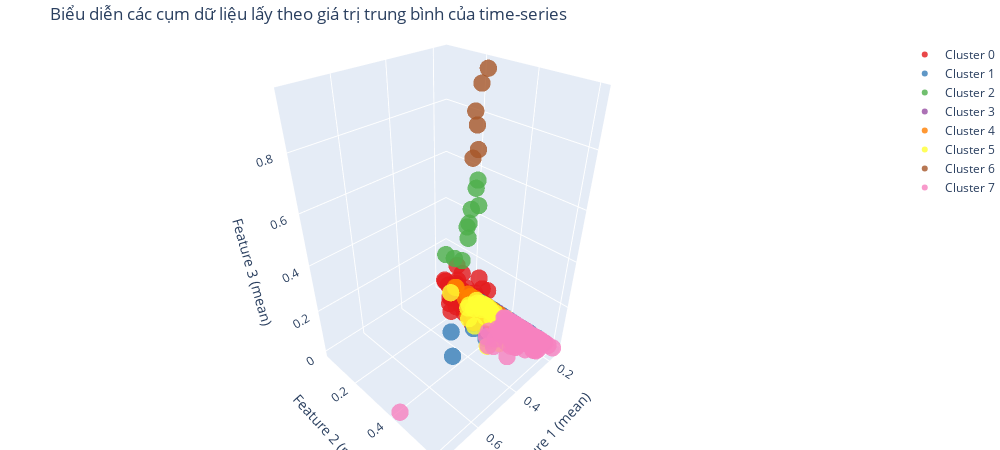

The cell this chart's notebook holds for it:
### Code cell
colors = px.colors.qualitative.Set1
fig = go.Figure()

for i in range(k):
    cluster_points = x_mean[labels == i]
    
    fig.add_trace(go.Scatter3d(
        x=cluster_points[:, 0],
        y=cluster_points[:, 1],
        z=cluster_points[:, 2],
        mode='markers',
        marker=dict(size=6, color=colors[i % len(colors)], opacity=0.8),
        name=f'Cluster {i}'
    ))

fig.update_layout(
    title=f'Biểu diễn các cụm dữ liệu lấy theo giá trị trung bình của time-series',
    scene=dict(
        xaxis_title='Feature 1 (mean)',
        yaxis_title='Feature 2 (mean)',
        zaxis_title='Feature 3 (mean)',
    ),
    margin=dict(l=0, r=0, b=0, t=40),
    width=1000,  # Tăng chiều rộng
    height=450   # Tăng chiều cao
)
fig.show()

### Figure 1 — Plotly figure (JSON) as saved in the notebook; plotly's stock layout.template omitted (floating-point values rounded to 4 significant figures; data arrays with more than 128 entries replaced by an {"elided": "..."} marker saying what was removed)
{"data": [{"marker": {"color": "rgb(228,26,28)", "opacity": 0.8, "size": 6}, "mode": "markers", "name": "Cluster 0", "type": "scatter3d", "x": {"elided": "269 float values"}, "y": {"elided": "269 float values"}, "z": {"elided": "269 float values"}}, {"marker": {"color": "rgb(55,126,184)", "opacity": 0.8, "size": 6}, "mode": "markers", "name": "Cluster 1", "type": "scatter3d", "x": {"elided": "186 float values"}, "y": {"elided": "186 float values"}, "z": {"elided": "186 float values"}}, {"marker": {"color": "rgb(77,175,74)", "opacity": 0.8, "size": 6}, "mode": "markers", "name": "Cluster 2", "type": "scatter3d", "x": [0.2084, 0.2382, 0.2849, 0.1682, 0.168, 0.1744, 0.1651, 0.1651, 0.1651, 0.165], "y": [0.1821, 0.1674, 0.1667, 0.1742, 0.167, 0.1818, 0.1824, 0.2179, 0.2022, 0.2089], "z": [0.2061, 0.2254, 0.2675, 0.2904, 0.3401, 0.367, 0.4248, 0.4558, 0.5224, 0.5581]}, {"marker": {"color": "rgb(152,78,163)", "opacity": 0.8, "size": 6}, "mode": "markers", "name": "Cluster 3", "type": "scatter3d", "x": [0.2746, 0.2081, 0.1628, 0.1628, 0.1665, 0.1657, 0.2433, 0.1755, 0.1654, 0.1631, 0.1768, 0.1871, 0.2039, 0.1668, 0.1639, 0.1619, 0.1921, 0.1628, 0.1629, 0.1943, 0.1632, 0.163, 0.1626, 0.1629, 0.1668, 0.163, 0.1628, 0.1918, 0.1629, 0.1626, 0.1646, 0.2111, 0.1641, 0.237], "y": [0.3773, 0.3542, 0.3811, 0.3458, 0.3527, 0.3639, 0.4251, 0.4317, 0.4431, 0.4089, 0.3661, 0.3786, 0.4819, 0.4823, 0.4014, 0.4877, 0.4178, 0.44, 0.4948, 0.5145, 0.4034, 0.4, 0.4678, 0.5517, 0.5068, 0.5721, 0.464, 0.4763, 0.4837, 0.5325, 0.478, 0.434, 0.5567, 0.5025], "z": [1.043e-07, 1.309e-07, 6.079e-08, 1.514e-07, 7.886e-08, 1.253e-07, 1.036e-07, 9.778e-08, 1.145e-07, 1.05e-07, 1.059e-07, 1.199e-07, 1.325e-07, 7.584e-08, 6.102e-08, 1.126e-07, 1.414e-07, 1.889e-07, 8.86e-08, 1.141e-07, 1.256e-07, 1.055e-07, 1.192e-07, 1.186e-07, 1.095e-07, 8.345e-08, 5.257e-08, 7.52e-08, 6.682e-08, 5.421e-08, 9.037e-08, 5.943e-08, 6.215e-08, 1.386e-07]}, {"marker": {"color": "rgb(255,127,0)", "opacity": 0.8, "size": 6}, "mode": "markers", "name": "Cluster 4", "type": "scatter3d", "x": [0.1923, 0.1645, 0.1622, 0.2701, 0.1768, 0.1975, 0.2316, 0.175, 0.1678, 0.1753, 0.2563, 0.1875, 0.1821, 0.2166, 0.1984, 0.1646, 0.162, 0.19, 0.1623, 0.2198, 0.1631, 0.1708, 0.2319, 0.2265, 0.1724, 0.1651, 0.1676, 0.1651], "y": [0.381, 0.3545, 0.2932, 0.3127, 0.3225, 0.2969, 0.2874, 0.3031, 0.2544, 0.2624, 0.2655, 0.2507, 0.325, 0.3086, 0.2594, 0.2001, 0.1779, 0.1911, 0.2183, 0.3334, 0.321, 0.2763, 0.2775, 0.3731, 0.3886, 0.1116, 0.109, 0.1965], "z": [1.081e-07, 6.739e-08, 8.975e-08, 1.887e-07, 1.937e-07, 6.163e-08, 7.189e-08, 4.378e-08, 4.336e-07, 1.165e-07, 1.935e-07, 2.417e-07, 1.266e-07, 9.834e-08, 1.391e-07, 5.137e-08, 6.274e-08, 1.603e-07, 2.352e-07, 2.407e-07, 1.725e-07, 1.767e-07, 1.792e-07, 1.673e-07, 3.334e-08, 1.088e-07, 7.171e-08, 1.049e-07]}, {"marker": {"color": "rgb(255,255,51)", "opacity": 0.8, "size": 6}, "mode": "markers", "name": "Cluster 5", "type": "scatter3d", "x": [0.1622, 0.1651, 0.1835, 0.1694, 0.1767, 0.2023, 0.1792, 0.2694, 0.1746, 0.1819, 0.1765, 0.1764, 0.2089, 0.1761, 0.1713, 0.2146, 0.1929, 0.1639, 0.1636, 0.1654, 0.2566, 0.1637, 0.2285, 0.1646, 0.33, 0.2304, 0.166, 0.2123, 0.1861, 0.2839, 0.1626, 0.2869, 0.1879, 0.1981, 0.2003, 0.1666, 0.1635, 0.2072, 0.2266], "y": [0.2754, 0.2589, 0.3492, 0.3344, 0.3229, 0.3474, 0.2801, 0.2825, 0.309, 0.2708, 0.2618, 0.3254, 0.2286, 0.2444, 0.313, 0.324, 0.2819, 0.3006, 0.2818, 0.2313, 0.4444, 0.3943, 0.4228, 0.4258, 0.433, 0.4201, 0.4114, 0.2569, 0.3662, 0.3271, 0.3873, 0.4556, 0.4698, 0.3667, 0.4931, 0.4814, 0.4707, 0.1198, 0.2375], "z": [2.864e-07, 2.892e-08, 1.21e-07, 8.751e-08, 1.544e-07, 8.655e-08, 1.369e-07, 2.061e-07, 3.478e-07, 1.289e-07, 7.697e-08, 7.348e-08, 1.234e-07, 3.735e-08, 1.179e-07, 1.416e-07, 1.456e-07, 2.232e-08, 6.706e-08, 5.847e-08, 2.08e-07, 1.011e-07, 2.229e-07, 2.156e-07, 1.096e-07, 1.472e-07, 2.88e-07, 1.504e-07, 1.673e-07, 1.738e-07, 1.782e-07, 9.732e-08, 1.039e-07, 1.854e-07, 1.27e-07, 1.778e-07, 9.148e-08, 5.453e-08, 0.001244]}, {"marker": {"color": "rgb(166,86,40)", "opacity": 0.8, "size": 6}, "mode": "markers", "name": "Cluster 6", "type": "scatter3d", "x": [0.1652, 0.1651, 0.1651, 0.165, 0.1651, 0.1654], "y": [0.1814, 0.2049, 0.1958, 0.1858, 0.2074, 0.231], "z": [0.634, 0.6745, 0.7605, 0.8061, 0.9027, 0.9538]}, {"marker": {"color": "rgb(247,129,191)", "opacity": 0.8, "size": 6}, "mode": "markers", "name": "Cluster 7", "type": "scatter3d", "x": {"elided": "154 float values"}, "y": {"elided": "154 float values"}, "z": {"elided": "154 float values"}}], "layout": {"height": 450, "margin": {"b": 0, "l": 0, "r": 0, "t": 40}, "scene": {"xaxis": {"title": {"text": "Feature 1 (mean)"}}, "yaxis": {"title": {"text": "Feature 2 (mean)"}}, "zaxis": {"title": {"text": "Feature 3 (mean)"}}}, "title": {"text": "Biểu diễn các cụm dữ liệu lấy theo giá trị trung bình của time-series"}, "width": 1000}}
